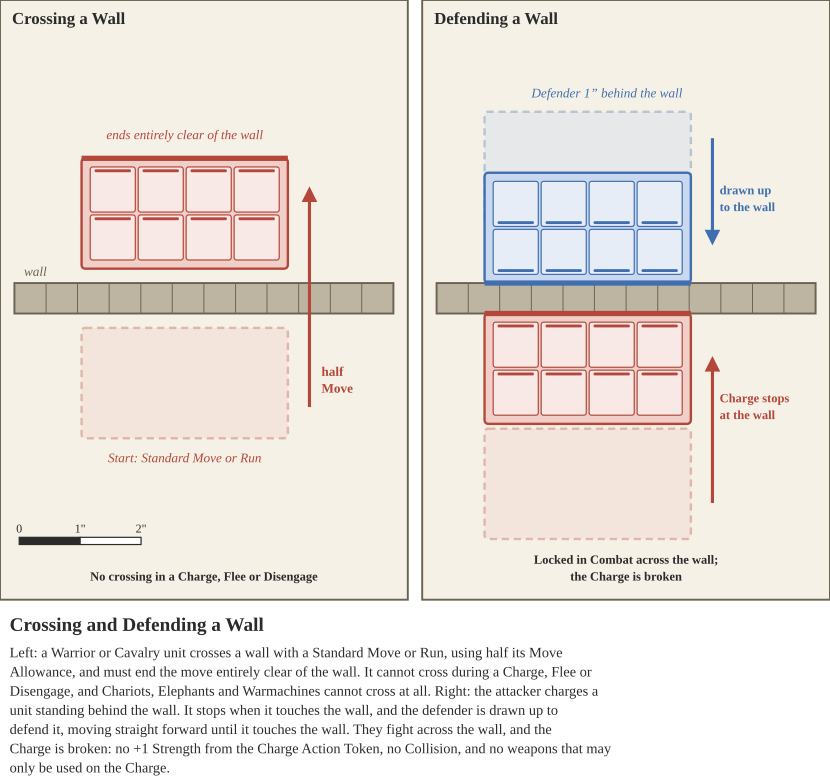

Recreate this plot in Python.
from style import *
PW, PH, G = 170, 250, 6
s = SVG(2 * PW + G, PH, 'Crossing and Defending a Wall', [
    'Left: a Warrior or Cavalry unit crosses a wall with a Standard Move or Run, using half its Move Allowance, and must end the move',
    'entirely clear of the wall. It cannot cross during a Charge, Flee or Disengage, and Chariots, Elephants and Warmachines cannot',
    'cross at all. Right: the attacker charges a unit standing behind the wall. It stops when it touches the wall, and the defender is',
    'drawn up to defend it, moving straight forward until it touches the wall. They fight across the wall, and the Charge is broken:',
    'no +1 Strength from the Charge Action Token, no Collision, and no weapons that may only be used on the Charge.'])
WT = 0.5 * IN                     # wall thickness (8" x 1/2" Command-card wall)
TD = 2 * 20 + 2 * B               # depth of a 2-rank tray
STONE, EDGE = '#bdb4a2', C['line']


def wall(x0, y):
    s.add(f'<rect x="{x0 + 6}" y="{y:.1f}" width="{PW - 12}" height="{WT:.1f}" fill="{STONE}" stroke="{EDGE}" stroke-width="0.8"/>')
    for i in range(1, 12):
        xx = x0 + 6 + i * (PW - 12) / 12
        s.add(f'<line x1="{xx:.1f}" y1="{y:.1f}" x2="{xx:.1f}" y2="{y + WT:.1f}" stroke="{EDGE}" stroke-width="0.4"/>')


# left: crossing
x0 = 0; cx = PW / 2 - 8
s.panel(x0, 0, PW, PH, 'Crossing a Wall')
wy = 118
wall(x0, wy)
s.text(x0 + 10, wy - 3, 'wall', 5.5, C['line'], 'start', italic=True)
start_c = wy + WT + 6 + TD / 2
end_c = wy - 6 - TD / 2
s.tray(cx, start_c, 2, 4, 0, 'red', ghost=True)
s.tray(cx, end_c, 2, 4, 0, 'red')
s.arrow(cx + 52, start_c + 10, cx + 52, end_c - 10, C['red'])
s.text(cx + 57, start_c - 3, 'half', 5.5, C['red'], 'start', bold=True)
s.text(cx + 57, start_c + 4, 'Move', 5.5, C['red'], 'start', bold=True)
s.text(cx, end_c - TD / 2 - 8, 'ends entirely clear of the wall', 5.5, C['red'], italic=True)
s.text(cx, start_c + TD / 2 + 10, 'Start: Standard Move or Run', 5.5, C['red'], italic=True)
s.text(PW / 2, PH - 8, 'No crossing in a Charge, Flee or Disengage', 5.2, C['ink'], bold=True)

# right: defending
x0 = PW + G; cx = x0 + PW / 2 - 16
s.panel(x0, 0, PW, PH, 'Defending a Wall')
wy = 118
wall(x0, wy)
d_start = wy - 1 * IN - TD / 2
d_end = wy - TD / 2
s.tray(cx, d_start, 2, 4, 180, 'blue', ghost=True)
s.tray(cx, d_end, 2, 4, 180, 'blue')
s.arrow(cx + 52, d_start - 12, cx + 52, d_end + 6, C['blue'])
s.text(cx + 8, d_start - TD / 2 - 6, 'Defender 1” behind the wall', 5.5, C['blue'], italic=True)
s.text(cx + 55, d_end - 14, 'drawn up', 5.2, C['blue'], 'start', bold=True)
s.text(cx + 55, d_end - 7, 'to the wall', 5.2, C['blue'], 'start', bold=True)
a_end = wy + WT + TD / 2
a_start = a_end + 48
s.tray(cx, a_start, 2, 4, 0, 'red', ghost=True)
s.tray(cx, a_end, 2, 4, 0, 'red')
s.arrow(cx + 52, a_start + 8, cx + 52, a_end - 4, C['red'])
s.text(cx + 55, a_end + 14, 'Charge stops', 5.2, C['red'], 'start', bold=True)
s.text(cx + 55, a_end + 21, 'at the wall', 5.2, C['red'], 'start', bold=True)
s.text(x0 + PW / 2, PH - 15, 'Locked in Combat across the wall;', 5.2, C['ink'], bold=True)
s.text(x0 + PW / 2, PH - 8, 'the Charge is broken', 5.2, C['ink'], bold=True)
s.scale(8, PH - 26)
print(s.save('walls.svg'))
